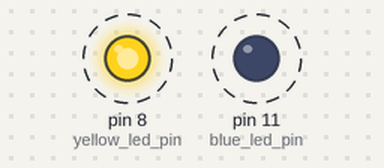
Simulated run of this program. Board: Raspberry Pi (header pin numbers). Shown: output pins drawn as LEDs (lit = HIGH). Dashed ring = blinking. What the program prints to the terminal is not drawn. At 8.0 s the program stops and its outputs stay as they are.

Above: at 0.1 s.
Timing chart, 0 to 3.0 s (numbered marks = the images above):
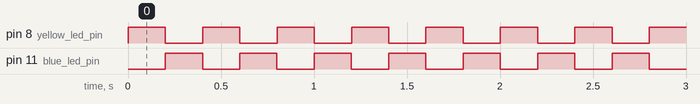

Measured:
- by itself, pin 8 (yellow_led_pin), pin 11 (blue_led_pin): alternates HIGH for 0.20 s and LOW for 0.20 s, 40 changes in all, then stays LOW

The program:

double_blinking_led.py
```python
import RPi.GPIO as GPIO
from time import sleep

'''
    Blinking between a yellow and blue LED from two different circuits
'''

# global vars
yellow_led_pin = 8
blue_led_pin = 11

''' Configure GPIO and pins '''
def setup():
    # LED pin numbers
    global yellow_led_pin
    global blue_led_pin

    GPIO.setmode(GPIO.BOARD)
    GPIO.setup([yellow_led_pin, blue_led_pin], GPIO.OUT, initial = GPIO.LOW)
    return


''' Individual cycle of yellow / blue LED blink '''
def blink_cycle():
    print("Starting blink cycle...")
    GPIO.output(yellow_led_pin, GPIO.HIGH)
    sleep(0.2)
    GPIO.output(yellow_led_pin, GPIO.LOW)
    GPIO.output(blue_led_pin, GPIO.HIGH)
    sleep(0.2)
    GPIO.output(blue_led_pin, GPIO.LOW)
    return


if __name__ == "__main__":
    setup()

    for i in range(20):
        blink_cycle()
```
